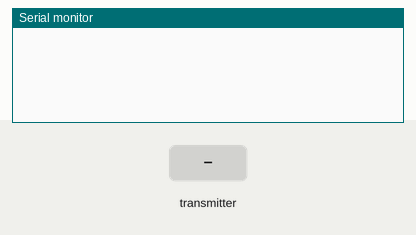
Bench run of a sketch on a simulated Arduino Uno, built with avr-gcc and run on an emulated ATmega328P. Shown: the last lines printed to the serial monitor. Inputs (shaded band) come from the test bench. No radio packets arrive unless stated.

Above: at 2.2 s.
2.3 s: the transmitter starts sending a.0 = 0
At 3.5 s:
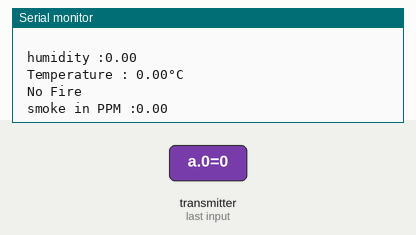
3.8 s: the transmitter starts sending a.1 = 25
5.3 s: the transmitter starts sending a.3 = 25
At 7.9 s:
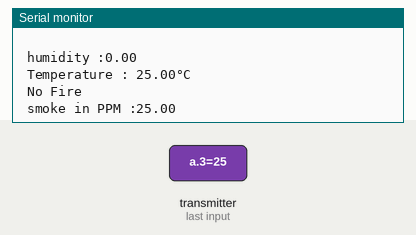

Measured:
- after the input at 2.3 s, the serial monitor: prints a new line at once (image 1)
- after the input at 5.3 s, the serial monitor: prints a new line after 1.1 s (image 2)

The sketch:

rec_final.ino
```cpp
#include <SPI.h>
#include <RF24.h>

RF24 myRadio (7, 8);


byte addresses[][6] = {"0"};

float a[5];

void setup()
{
  Serial.begin(9600);
  delay(1000);

  myRadio.begin();
  myRadio.setChannel(116);
  myRadio.setPALevel(RF24_PA_MAX);
  myRadio.setDataRate( RF24_250KBPS ) ;
  myRadio.openReadingPipe(1, addresses[0]);
  myRadio.startListening();
}


void loop()
{
     // Serial.print("\nPackage:");

  if ( myRadio.available())
  {


    while (myRadio.available())
    {
      myRadio.read( &a, sizeof(a) );
    }

      Serial.print("\n data received :\n ");
    Serial.print("\n humidity :");
    Serial.print(a[0]);
    Serial.print("\n Temperature : ");
    Serial.print(a[1]);
      Serial.print("°C");
   if(a[2]==1)
   Serial.print("\n Fire detected \n");
   else
   Serial.print("\n No Fire ");
    Serial.print("\n smoke in PPM :");
    Serial.println(a[3]);
    delay(4000);
  }
}
```
